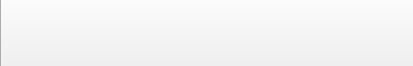
<?xml version="1.0" encoding="UTF-8"?>
<ui version="4.0">
 <class>SideWidget</class>
 <widget class="QWidget" name="SideWidget">
  <property name="geometry">
   <rect>
    <x>0</x>
    <y>0</y>
    <width>413</width>
    <height>66</height>
   </rect>
  </property>
  <widget class="QPushButton" name="open">
   <property name="geometry">
    <rect>
     <x>0</x>
     <y>-20</y>
     <width>421</width>
     <height>101</height>
    </rect>
   </property>
   <property name="text">
    <string/>
   </property>
   <property name="icon">
    <iconset resource="images.qrc">
     <normaloff>:/image/arrow.png</normaloff>:/image/arrow.png</iconset>
   </property>
   <property name="iconSize">
    <size>
     <width>60</width>
     <height>60</height>
    </size>
   </property>
  </widget>
 </widget>
 <resources>
  <include location="images.qrc"/>
 </resources>
 <connections/>
</ui>
